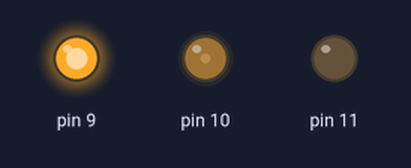
A sketch run on a simulated Arduino Uno, built with avr-gcc and run on an emulated ATmega328P. Parts: output pins drawn as LEDs (lit = HIGH).

Above: at 0.05 s.
At 1.25 s:
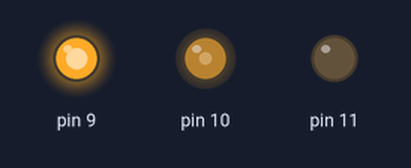
At 2.5 s:
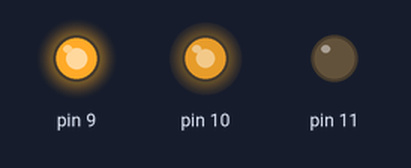
At 3.7 s:
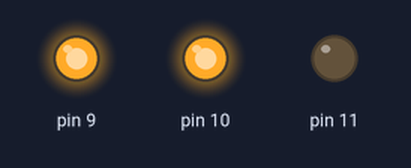
At 4.95 s:
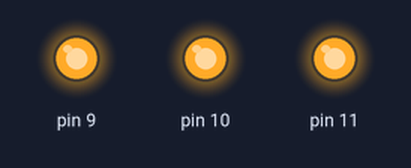
Timing chart, 0 to 5.8 s (numbered marks = the images above):
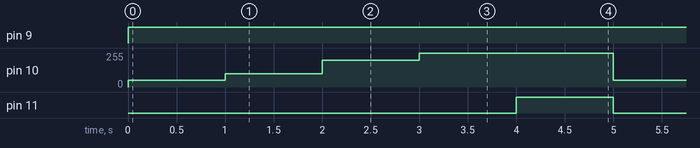

The sketch:

RGBColorTest.ino
```cpp
void setup() {
  // put your setup code here, to run once:
  pinMode(11, OUTPUT);
  pinMode(10, OUTPUT);
  pinMode(9, OUTPUT);
}

void loop() {
  // put your main code here, to run repeatedly:
  analogWrite(9, 255); // orange
  analogWrite(10, 50);
  analogWrite(11, 0);
  delay(1000);

  analogWrite(9, 255); // analog yellow
  analogWrite(10, 100);
  analogWrite(11, 0);
  delay(1000);

  analogWrite(9, 255);
  analogWrite(10, 200);
  analogWrite(11, 0);
  delay(1000);

  digitalWrite(9, HIGH); // digital yellow
  digitalWrite(10, HIGH);
  digitalWrite(11, LOW);
  delay(1000);

  digitalWrite(9, HIGH); // white
  digitalWrite(10, HIGH);
  digitalWrite(11, HIGH);
  delay(1000);
}
```

Measured:
- by itself, pin 9: LOW → HIGH at 0.00 s
- by itself, pin 10: repeats every 5.0 s: 100/255 1.0 s, 200/255 1.0 s, 255/255 2.0 s, 50/255 1.0 s
- by itself, pin 11: alternates HIGH for 1.0 s and LOW for 4.0 s
